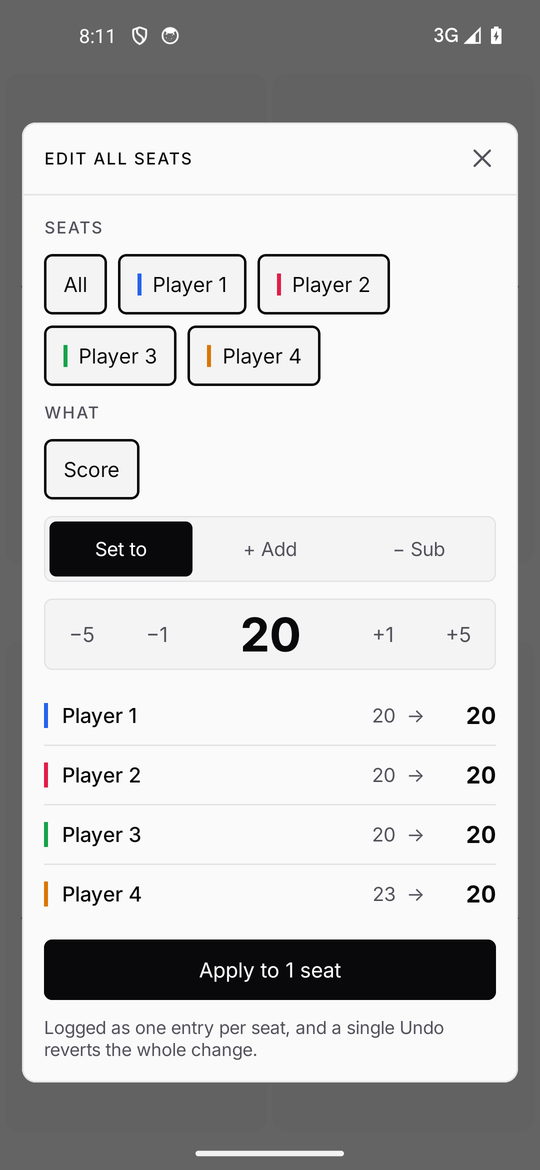
#> input picture docs/images/android-edit-all-light.png, 540 x 1170 px
$ python -i make_doc_images.py   (imports and definitions only)
#> lines starting #> are read from the running program, lines starting #| are printed output that depends on the picture
#> further down, picture is the input picture: PIL image 540x1170 RGB; mean R, G, B 193.7, 193.7, 194
"""Copy the offscreen renders (build/render-smoke, from RenderSmokeTest) into docs/images.

Dialog renders are cropped to the dialog itself; everything is downscaled for the repo.
Run after `./gradlew :composeApp:desktopTest`:  python tools/make_doc_images.py [android_screenshots_dir]
"""
import sys
from pathlib import Path

from PIL import Image, ImageChops

ROOT = Path(__file__).resolve().parent.parent
RENDERS = ROOT / "composeApp/build/render-smoke"
OUT = ROOT / "docs/images"

TABLES = {
    "kit_desktop_colored": "desktop-colored",
    "kit_desktop_neutral": "desktop-neutral",
    "kit_table_neutral": "phone-neutral",
    "kit_table_colored": "phone-colored",
    "phone_8": "phone-8-players",
    "feature_board_game_timer_phone": "phone-timer",
    "feature_darts_501_phone": "phone-darts",
    "feature_darts_cricket_phone": "phone-cricket",
    "feature_teams_phone": "phone-teams",
    "feature_winner_phone": "phone-winner",
    "feature_commander_phone": "phone-commander",
    "feature_sheet_phone": "phone-sheet",
    "feature_chess_clock_phone": "phone-chess-clock",
    "feature_commander_desktop": "desktop-commander",
    "feature_sheet_desktop": "desktop-sheet",
}
DIALOGS = [
    "start", "new_game", "new_game_players", "keypad", "utilities", "log", "menu", "appearance", "edit_all",
    "counters_all", "library", "editor", "hand_scopa", "options", "stats", "commander",
]


def save(img: Image.Image, name: str, max_width: int):
    if img.width > max_width:
        img = img.resize((max_width, round(img.height * max_width / img.width)), Image.LANCZOS)
    img.convert("RGB").save(OUT / f"{name}.png", optimize=True)


def crop_to_content(img: Image.Image) -> Image.Image:
    """Trim the flat scrim around a dialog render."""
    rgb = img.convert("RGB")
    bg = Image.new("RGB", rgb.size, rgb.getpixel((0, 0)))
#> bg: PIL image 540x1170 RGB; every value is 100
    box = ImageChops.difference(rgb, bg).getbbox()
#> box = (5, 24, 535, 1159)
    return rgb.crop(box) if box else rgb
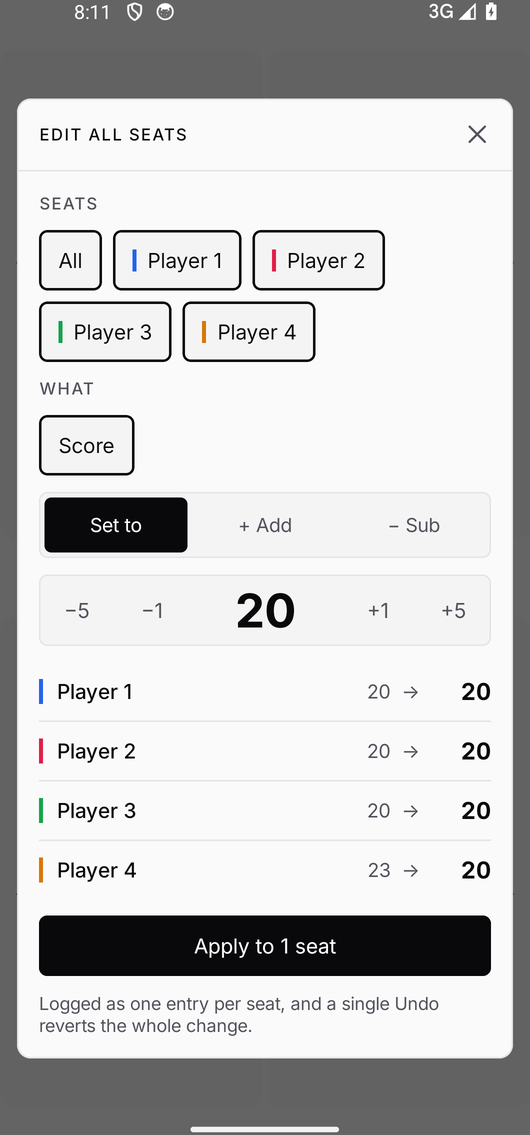
#> returned value: PIL image 530x1135 RGB; mean R, G, B 198.4, 198.4, 198.8


def main():
    OUT.mkdir(parents=True, exist_ok=True)
    for src, name in TABLES.items():
        save(Image.open(RENDERS / f"{src}.png"), name, 960)
    for d in DIALOGS:
        save(crop_to_content(Image.open(RENDERS / f"dialog_{d}.png")), f"dialog-{d.replace('_', '-')}", 480)
    if len(sys.argv) > 1:
        for shot in sorted(Path(sys.argv[1]).glob("android-*.png")):
            save(Image.open(shot), shot.stem, 540)
    print("\n".join(sorted(p.name for p in OUT.glob("*.png"))))


# [2 lines not run here, left out]

>>> from PIL import Image
>>> picture = Image.open('../docs/images/android-edit-all-light.png')
>>> result = crop_to_content(picture)
